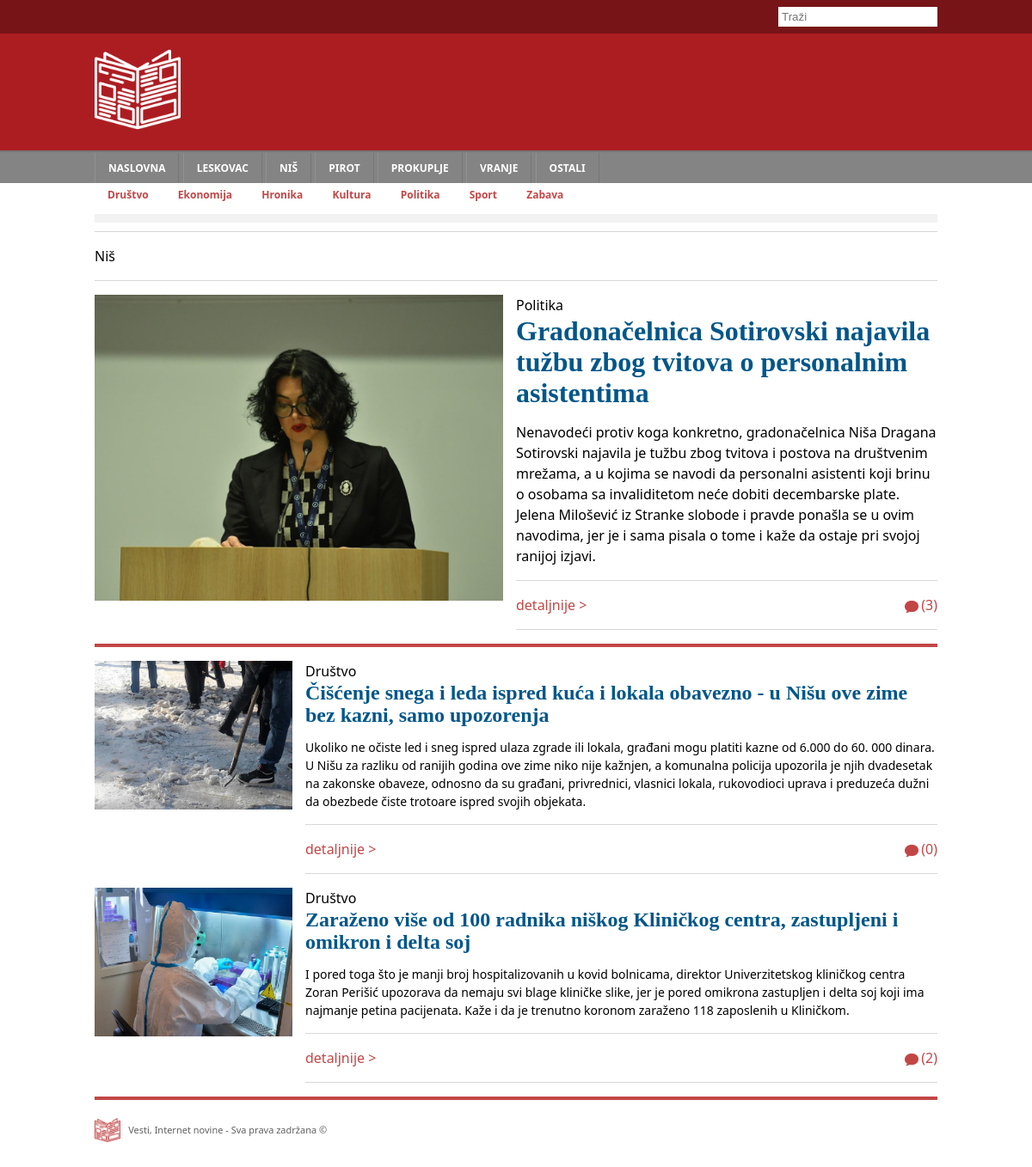
/pages/home/index.php?town=2, run on the app's committed database.
### tables this page shows
CREATE TABLE `town` (
  `id` int(11) NOT NULL,
  `name` varchar(50) DEFAULT NULL
);

CREATE TABLE `category` (
  `id` int(11) NOT NULL,
  `name` varchar(50) DEFAULT NULL
);

CREATE TABLE `article` (
  `id` int(11) NOT NULL,
  `title` varchar(250) DEFAULT NULL,
  `published_at` datetime DEFAULT NULL,
  `abstract` text DEFAULT NULL,
  `category_id` int(11) DEFAULT NULL,
  `town_id` int(11) DEFAULT NULL,
  `photo` varchar(250) DEFAULT NULL,
  `body` text DEFAULT NULL
);

### models/Town.php (called while the page is built, shortened)
<?php
class Town {
    private int $id;
    private string $name;
    function __construct(int $id, string $name)
    {
        $this->id = $id;
        $this->name = $name;
    }
    public function getId()
    {
        return $this->id;
    }
    public function getName()
    {
        return $this->name;
    }
    static function getTowns(Connection $conn) {
        $towns = [];
    foreach ($conn->getTowns() as $result) {
        array_push($towns, new Town($result['id'], $result['name']));
      }
      return $towns;
    }
}

### data/conn.php (called while the page is built, shortened)
<?php
class Connection {
  private $conn;
  function __construct() {
      $this->conn = new mysqli('localhost', 'root', '', 'news');
  }
  function getTowns() {
    $query = $this->conn->query('SELECT * FROM `town`
    ORDER BY `id`');
    return $query->fetch_all(MYSQLI_ASSOC);
  }
  function getCategories() {
    $query = $this->conn->query('SELECT * FROM `category`');
    return $query->fetch_all(MYSQLI_ASSOC);
  }
  function getUsers() {
    $query = $this->conn->query('SELECT * FROM `user`
    ORDER BY `id`');
    return $query->fetch_all(MYSQLI_ASSOC);
  }
  function getComments() {
    $query = $this->conn->query('SELECT * FROM `comment`
    ORDER BY `published_at` DESC');
    return $query->fetch_all(MYSQLI_ASSOC);
  }
  function prepareByTown() {
    $town_id = $_GET['town'];
    $query = $this->conn->prepare(
      'SELECT * FROM `article` WHERE
      `town_id` = ? ORDER BY `published_at` DESC');
    $query->bind_param("i", $town_id);
    $query->execute();
    $result = $query->get_result();
    return $result->fetch_all(MYSQLI_ASSOC);
  }
}
$conn = new Connection();

### data/requirements.php (called while the page is built, shortened)
<?php
    require "../../data/conn.php";
    require "../../models/Category.php";
    require "../../models/Town.php";
    require "../../models/User.php";
    require "../../models/Comment.php";
    require "../../models/Article.php";
    $towns = Town::getTowns($conn);
    $categories = Category::getCategories($conn);
    $users = User::getUsers($conn);
    $comments = Comment::getComments($conn, $users);

### models/Category.php (called while the page is built, shortened)
<?php
class Category {
    private int $id;
    private string $name;
    function __construct(int $id, string $name)
    {
        $this->id = $id;
        $this->name = $name;
    }
    public function getId()
    {
        return $this->id;
    }
    public function getName()
    {
        return $this->name;
    }
    static function getCategories(Connection $conn) {
        $categories = [];
    foreach ($conn->getCategories() as $result) {
        array_push($categories, new Category($result['id'], $result['name']));
      }
      return $categories;
    }
}

### partials/page_title.php (called while the page is built, shortened)
<?php
if(!isset($_GET['category']) &&
    !isset($_GET['town']) &&
    !isset($_GET['search'])
         ) {
    $page_title = "Naslovna";
} elseif(isset($_GET['search'])) {
    $page_title = "Pretraga";
} else {
    foreach($towns as $town) {
        if($town->getId() == $_GET['town']) {
            $page_title = $town->getName();
            break;
        }
    }
}

### data/all_articles.php (called while the page is built, shortened)
<?php
if(isset($_GET['search'])) {
        $articles = Article::getArticles(
            $conn->prepareSearch(),
            $categories,
            $towns,
            $comments
        );
    } elseif(isset($_GET['town'])) {
        $articles = Article::getArticles(
            $conn->prepareByTown(),
            $categories,
            $towns,
            $comments
        );
    }

### models/User.php (called while the page is built, shortened)
<?php
class User {
    private int $id;
    private string $username;
    function __construct(int $id, string $username, string $email, string $password)
    {
        $this->id = $id;
        $this->username = $username;
    }
    public function getId()
    {
        return $this->id;
    }
    public function getUsername()
    {
        return $this->username;
    }
    static function getUsers(Connection $conn) {
    $users = [];
    foreach ($conn->getUsers() as $result) {
        array_push($users, new User($result['id'],
                                    $result['username'],
                                    $result['email'],
                                    $result['password']));
                }
              return $users;
    }
}

### models/Comment.php (called while the page is built, shortened)
<?php
class Comment {
    function __construct(int $id,
                         int $article_id,
                         int $user_id,
                         string $body,
                         string $published_at,
                         array $users)
    {
        $this->user_id = $user_id;
    }
    static function getComments($conn, $users) {
        $comments = [];
foreach ($conn->getComments() as $result) {
    array_push($comments, new Comment($result['id'],
                                     $result['article_id'],
                                     $result['user_id'],
                                     $result['body'],
                                     $result['published_at'],
                                     $users)
                                    );
    }
    return $comments;
    }
}

### models/Article.php (called while the page is built, shortened)
<?php
class Article {
    function __construct(int $id,
                         int $category_id,
                         int $town_id,
                         string $title,
                         string $published_at,
                         string $photo,
                         string $abstract,
                         string $body,
                         array $categories,
                         array $towns,
                         array $comments)
    {
        $this->category_id = $category_id;
        $this->town_id = $town_id;
    }
}

### partials/current_article.php (the view)
<div class="<?= $article_class; ?>-img">
    <img src="../../<?= $current_article->getPhoto()?>">
</div>
<div class="<?= $article_class; ?>-body">
    <p>
        <?= isset($_GET['category']) ?
            $current_article->getTown() :
            $current_article->getCategory();
        ?>
    </p>
    <h1>
        <a class="title-color"
           href="../../pages/article/index.php?id=<?= $current_article->getId(); ?>">
            <?= $current_article->getTitle()?>
        </a>
    </h1>
    <p class="<?= $article_class; ?>-abstract">
        <?= $current_article->getAbstract()?>
    </p>
    <?php
        $breadcrumb = $current_article;
        require "../../partials/breadcrumbs.php";
    ?>
</div>

### partials/nav.php (shortened to what this page needs)
<!DOCTYPE html>
<html lang="en">
<head>
    <link rel="stylesheet" href="../../css/nav.css">
    <link rel="stylesheet" href="../../css/global.css">
    <link rel="stylesheet" href="../../css/footer.css">
    <link rel="stylesheet" href="../../css/single-article.css">
    <link rel="stylesheet" href="../../css/form.css">
    <link rel="stylesheet" href="../../css/responsive.css">
</head>
<body>
</html>
<header>
    <div class="head">
        <div class="search">
        <div class="main-container">
            <form action="../../pages/home/index.php" method="get">
                <input type="text" name="search" placeholder="Traži">
            </form>
        </div>
        </div>
        <div class="main-container">
            <img src="../../images/newspaper.png" alt="logo" class="logo">
        </div>
    </div>
    <nav>
        <div class="nav-primary">
            <div class="main-container">
                <ul class="nav-list">
                    <li class="nav-item">
                        <a href='../../pages/home/index.php' class='nav-link'>NASLOVNA</a>
                    </li>
                    <?php foreach ($towns as $town): ?>
                        <li class="nav-item">
                            <a href='../../pages/home/index.php?town=<?= $town->getId()?>'
                            class='nav-link'>
                            <?= $town->getName()?>
                        </a></li>
                    <?php endforeach ; ?>
                </ul>
            </div>
        </div>
        <div class="nav-secondary">
            <div class="main-container">
            <ul class="nav-list">
                <?php foreach ($categories as $category): ?>
                    <li class="nav-item">
                        <a href='../../pages/home/index.php?category=<?= $category->getId()?>'
                           class='nav-link'>
                        <?= $category->getName()?>
                    </a></li>
                <?php endforeach ; ?>
            </ul>
            </div>
        </div>
    </nav>
</header>

### pages/home/index.php
<?php
require "../../data/requirements.php";
require "../../data/all_articles.php";
require "../../partials/page_title.php";
require "../../partials/nav.php";
?><div class="main-container">
    <div class="horizontal-banner"></div>
    <div class="breadcrumbs">
        <?php echo $page_title; ?>
    </div>
    <div class="main-article">
        <?php
            if(count($articles) !== 0) {
                $current_article = $articles[0];
                $article_class = "main-article";
                require "../../partials/current_article.php";
            }
        ?>
    </div>
    <div class="horizontal-banner-red"></div>
    <ul class="articles-list">
        <?php foreach($articles as $index => $article) : ?>
        <?php if($index !== 0) :?>
        <li class="articles-list-item">
        <?php
            $current_article = $article;
            $article_class = "articles-list";
            require "../../partials/current_article.php";
        ?>
        </li>
        <?php endif; ?>
        <?php endforeach; ?>
    </ul>
    <?php require "../../partials/footer.php" ?>
</div>
</body>

### partials/breadcrumbs.php
<div class="breadcrumbs">
    <a href="../../pages/article/index.php?id=<?= $breadcrumb->getId(); ?>" class="article-link">detaljnije ></a>
    <a href="../../pages/article/index.php?id=<?= $breadcrumb->getId(); ?>" class="comments-link">
        <img class="speech-bubble" src="../../images/speech-bubble.png">(<?= count($breadcrumb->getComments()) ?>)
    </a>
</div>

### css/nav.css (style rules this page uses)
* { margin: 0; padding: 0; box-sizing: border-box; }
body { font: 16px/1.5 'Noto sans',helvetica,sans-serif; }
a { text-decoration: none; }
header { background-color: #ac1d22; }
.search { background-color: #00000050; text-align: right; }
.search input { border: none; outline: none; padding: 4px; margin: 8px 0px; }
.head { color: white; }
.logo { height: 100px; margin: 15px 0; }
.main-container { max-width: 980px; margin-left: auto; margin-right: auto; }
.nav-primary { background-color: #848485; border-top: 2px solid #767679; }
.nav-primary a { border-left: 1px solid #919191; border-right: 1px solid #767679; border-top: 2px solid transparent; color: #fff; font-size: 12px; font-weight: bold; text-transform: uppercase; line-height: 34px; padding: 0px 15px; display: inline-block; }
.nav-secondary { background-color: white; }
.nav-secondary a { color: #c34646; font-weight: bold; font-size: 12px; padding: 0px 15px; display: inline-block; }
.nav-list { list-style: none; }
.nav-item { display: inline; }

### css/global.css (style rules this page uses)
.horizontal-banner { padding: 5px; margin: 12px 0 10px 0; background: #f2f2f2; }
.breadcrumbs { font-family: 'Noto Sans'; border-top: 1px solid #d8d7d7; border-bottom: 1px solid #d8d7d7; padding: 10px 0px; font-size: 16px; line-height: 36px; }
.speech-bubble { width: 16px; vertical-align: middle; margin-right: 3px; }
.main-article { display: flex; margin-top: 16px; }
.main-article-img { width: 50%; padding-right: 15px; }
.main-article-img img { width: 100%; }
.main-article-body { width: 50%; }
.main-article-abstract { margin-bottom: 16px; }
.main-article-body h1 { font-family: 'Roboto Slab'; font-size: 32px; line-height: 36px; margin-bottom: 16px; }
.title-color { color: #005689; }
.article-link { text-decoration: none; color: #c34646; font-size: 16px; line-height: 30px; }
.comments-link { text-decoration: none; color: #c34646; display: block; float: right; }
.horizontal-banner-red { padding: 2px; margin: 16px 0 14px 0; background: #c34646; }
.articles-list { margin-top: 16px; }
.articles-list-item { display: flex; margin-top: 16px; }
.articles-list-img { width: 25%; padding-right: 15px; }
.articles-list-img img { width: 100%; }
.articles-list-body { width: 75%; }
.articles-list-abstract { margin-bottom: 16px; font-size: 14px; }
.articles-list-body h1 { color: #005689; font-family: 'Roboto Slab'; font-size: 24px; line-height: 26px; margin-bottom: 14px; }

### data on the page
town: name "LESKOVAC"
town: name "NIŠ", name "Niš"
town: name "PIROT"
town: name "PROKUPLJE"
town: name "VRANJE"
town: name "OSTALI"
category: name "Društvo"
category: name "Ekonomija"
category: name "Hronika"
category: name "Kultura"
category: name "Politika"
category: name "Sport"
category: name "Zabava"
article: photo (picture), title "Gradonačelnica Sotirovski najavila tužbu zbog tvitova o personalnim asistentima", abstract "Nenavodeći protiv koga konkretno, gradonačelnica Niša Dragana Sotirovski najavila je tužbu zbog tvitova i postova na društvenim mrežama, a u kojima se navodi da personalni asistenti koji brinu o osobama sa invaliditetom neće dobiti decembarske plate. Jelena Milošević iz Stranke slobode i pravde ponašla se u ovim navodima, jer je i sama pisala o tome i kaže da ostaje pri svojoj ranijoj izjavi."
article: photo (picture), category.name "Društvo", title "Čišćenje snega i leda ispred kuća i lokala obavezno - u Nišu ove zime bez kazni, samo upozorenja", abstract "Ukoliko ne očiste led i sneg ispred ulaza zgrade ili lokala, građani mogu platiti kazne od 6.000 do 60. 000 dinara. U Nišu za razliku od ranijih godina ove zime niko nije kažnjen, a komunalna policija upozorila je njih dvadesetak na zakonske obaveze, odnosno da su građani, privrednici, vlasnici lokala, rukovodioci uprava i preduzeća dužni da obezbede čiste trotoare ispred svojih objekata.", count($breadcrumb->getComments()) "0"
article: photo (picture), category.name "Društvo", title "Zaraženo više od 100 radnika niškog Kliničkog centra, zastupljeni i omikron i delta soj", abstract "I pored toga što je manji broj hospitalizovanih u kovid bolnicama, direktor Univerzitetskog kliničkog centra Zoran Perišić upozorava da nemaju svi blage kliničke slike, jer je pored omikrona zastupljen i delta soj koji ima najmanje petina pacijenata. Kaže i da je trenutno koronom zaraženo 118 zaposlenih u Kliničkom.", count($breadcrumb->getComments()) "2"

### other printed values
count($breadcrumb->getComments()) "3"
